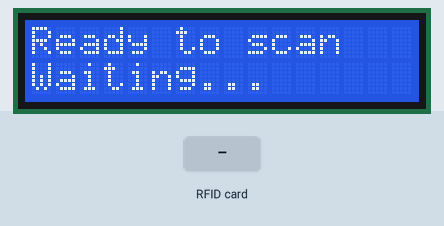
Simulated run of this sketch. Board: ESP32. Parts: 16×2 character LCD. The test bench sets the inputs (shaded band). WiFi joins after 1.5 s; servers stay silent unless stated; uploads are accepted with an empty reply; what the sketch prints to the serial monitor is not drawn.

Above: at 4.9 s.
5.0 s: RFID card 35 A8 23 03 held to the reader
At 5.3 s:
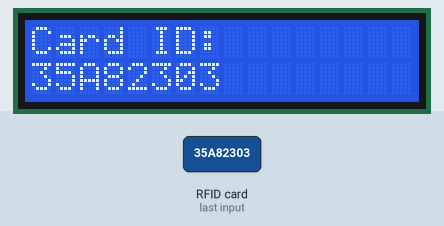
8.0 s: RFID card 0E F9 39 00 held to the reader
At 11.0 s:
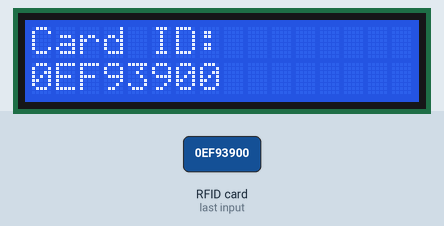
14.0 s: RFID card 63 4E EF 34 held to the reader
At 14.3 s:
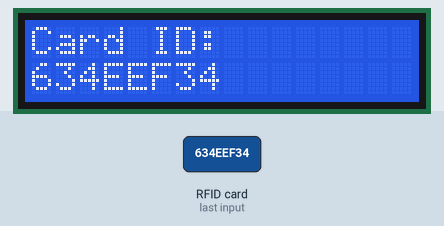
17.0 s: RFID card 5E 7A 19 C4 held to the reader
At 19.1 s:
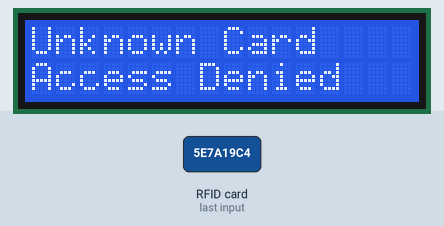
Timing chart, 0 to 20.6 s (numbered marks = the images above; inputs shaded):
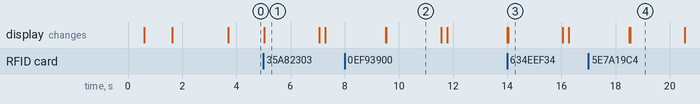

Measured:
- after the input at 5.0 s, the display: changes at once (image 1)
- after the input at 8.0 s, the display: first differs from a run without the input after 1.5 s (image 2)
- after the input at 14.0 s, the display: first differs from a run without the input at once (image 3)
- after the input at 17.0 s, the display: first differs from a run without the input after 1.5 s (image 4)
- what the display in image 1 shows lasts 2.1 s, from 5.0 s to 7.1 s

The sketch:

rfid_lcd_final.ino
```cpp
#include <Wire.h>
#include <LiquidCrystal_I2C.h>   // เปิดใช้งาน LCD
#include <SPI.h>
#include <MFRC522.h>
#include <WiFi.h>
#include <HTTPClient.h>
#include <ArduinoJson.h>
#include <WebServer.h>

// Struct for known cards
struct MedicationSlot {
  String cardID;
  int slot;
  int medID;
  int patientID;
  String medName;
};

// Replace with actual card IDs and medications
MedicationSlot knownCards[] = {
  {"35A82303", 1, 1, 1, "Paracetamol"},
  {"0EF93900", 2, 2, 2, "Carbocisteine"},
  {"634EEF34", 3, 3, 3, "Amoxicillin"}
};

// LCD
LiquidCrystal_I2C lcd(0x27, 16, 2);  // ใช้ address 0x27, ขนาด 16x2

// RFID
#define SS_PIN 5
#define RST_PIN 34
MFRC522 mfrc522(SS_PIN, RST_PIN);

// WiFi
const char* ssid = "MedNetwork";
const char* password = "1234567890";

// Endpoints
const char* ESPB_URL = "http://192.168.4.186/servo";
const char* logUrl   = "http://192.168.4.167/logins/process_dispense_esp.php";

// Server for status
WebServer server(80);

String currentCardID = "";

// ---- Setup ----
void setup() {
  Serial.begin(115200);
  Wire.begin(21, 22);

  // LCD Init
  lcd.init();
  lcd.backlight();
  lcd.clear();
  lcd.setCursor(0,0); lcd.print("Initializing...");

  // Connect to Wi-Fi with timeout
  WiFi.begin(ssid, password);
  unsigned long start = millis();
  while (WiFi.status() != WL_CONNECTED && millis() - start < 10000) {
    delay(500);
    lcd.setCursor(0,1); lcd.print("WiFi...");
    Serial.print(".");
  }

  if (WiFi.status() != WL_CONNECTED) {
    lcd.clear();
    lcd.setCursor(0,0); lcd.print("WiFi Failed");
    Serial.println("WiFi connection failed.");
    while (true); // Halt
  }

  Serial.println("WiFi connected: " + WiFi.localIP().toString());
  lcd.clear();
  lcd.setCursor(0,0); lcd.print("WiFi OK");
  lcd.setCursor(0,1); lcd.print(WiFi.localIP().toString());
  delay(2000);

  SPI.begin();
  mfrc522.PCD_Init();
  Serial.println("สแกนบัตร RFID/Tag...");

  server.on("/status", []() {
    server.send(200, "text/plain", "enabled");
  });
  server.begin();

  resetToWaiting();  // show "Ready to scan"
}

// ---- Main Loop ----
void loop() {
  server.handleClient();
  handleCardScan();
}

// ---- Handle Card Scan ----
void handleCardScan() {
  if (mfrc522.PICC_IsNewCardPresent() && mfrc522.PICC_ReadCardSerial()) {
    String cardID = getUIDString(&mfrc522.uid);
    if (cardID != currentCardID) {
      currentCardID = cardID;
      Serial.println("Card detected: " + currentCardID);

      mfrc522.PICC_HaltA();
      mfrc522.PCD_StopCrypto1();

      processCard(cardID);
    }
  }
}

// ---- Convert RFID to String ----
String getUIDString(MFRC522::Uid *uid) {
  String uidStr = "";
  for (byte i = 0; i < uid->size; i++) {
    if (uid->uidByte[i] < 0x10) uidStr += "0";
    uidStr += String(uid->uidByte[i], HEX);
  }
  uidStr.toUpperCase();
  return uidStr;
}

// ---- Card Processing ----
void processCard(String cardID) {
  for (const auto& card : knownCards) {
    if (card.cardID == cardID) {
      showMessage("Card ID:", cardID);
      delay(2000);

      showMessage("Dispensing", card.medName);
      dispenseAndLog(card.slot, card.medID, 500, card.patientID);
      return;
    }
  }

  showMessage("Unknown Card", "Access Denied");
  delay(2000);
  resetToWaiting();
}

// ---- Send Request to ESPB and Log ----
void dispenseAndLog(int slot, int medID, int dosage, int patientID) {
  HTTPClient http;
  String url = String(ESPB_URL) + "?slot=" + String(slot);
  http.begin(url);

  int code = http.GET();
  if (code > 0) {
    Serial.println("Dispense response: " + http.getString());
    showMessage("Dispensed", "Returning...");
  } else {
    Serial.println("HTTP Error: " + String(code));
    showMessage("Error", "Dispense failed");
  }
  http.end();

  sendLog(patientID, medID, dosage);
  delay(2000);
  resetToWaiting();
}

// ---- Reset to Ready State ----
void resetToWaiting() {
  currentCardID = "";
  showMessage("Ready to scan", "Waiting...");
}

// ---- Show on LCD ----
void showMessage(String line1, String line2) {
  lcd.clear();
  lcd.setCursor(0, 0); lcd.print(line1);
  lcd.setCursor(0, 1); lcd.print(line2);

  // Debug to Serial ด้วย
  Serial.println(line1 + " - " + line2);
}

// ---- Send Log to Server ----
void sendLog(int patient_id, int medication_id, int dosage) {
  HTTPClient http;
  http.begin(logUrl);
  http.addHeader("Content-Type", "application/json");

  StaticJsonDocument<256> doc;
  doc["patient_id"] = patient_id;
  JsonArray meds = doc.createNestedArray("medications");
  JsonObject med = meds.createNestedObject();
  med["medication_id"] = medication_id;
  med["dosage"] = dosage;

  String jsonStr;
  serializeJson(doc, jsonStr);
  int responseCode = http.POST(jsonStr);

  if (responseCode > 0) {
    String response = http.getString();
    Serial.println("Log response: " + response);
  } else {
    Serial.printf("Log POST error: %d\n", responseCode);
  }

  http.end();
}
```
